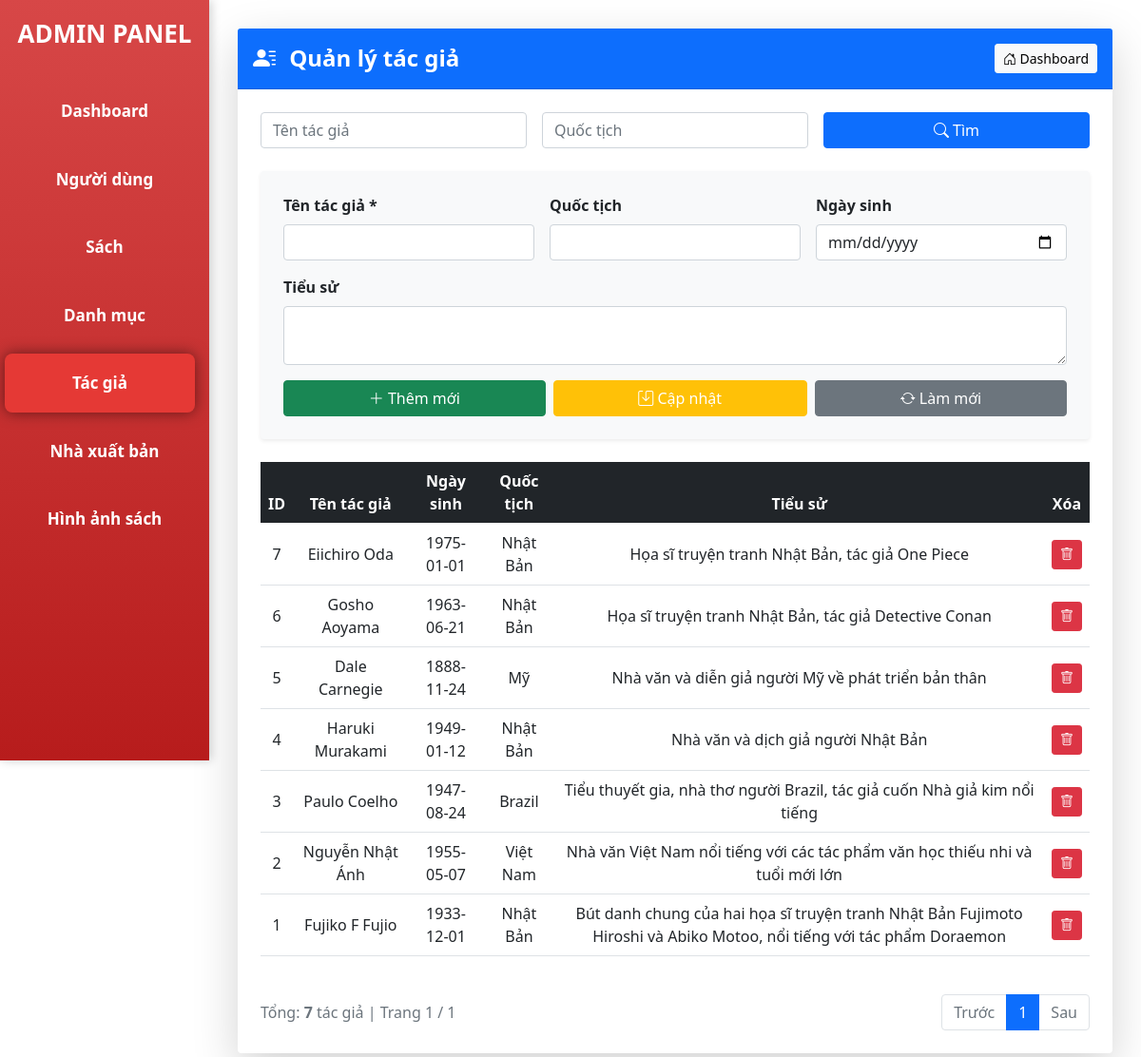
Before: /frontend/pages/Admin_MVC/index.php?page=author with the older database file.
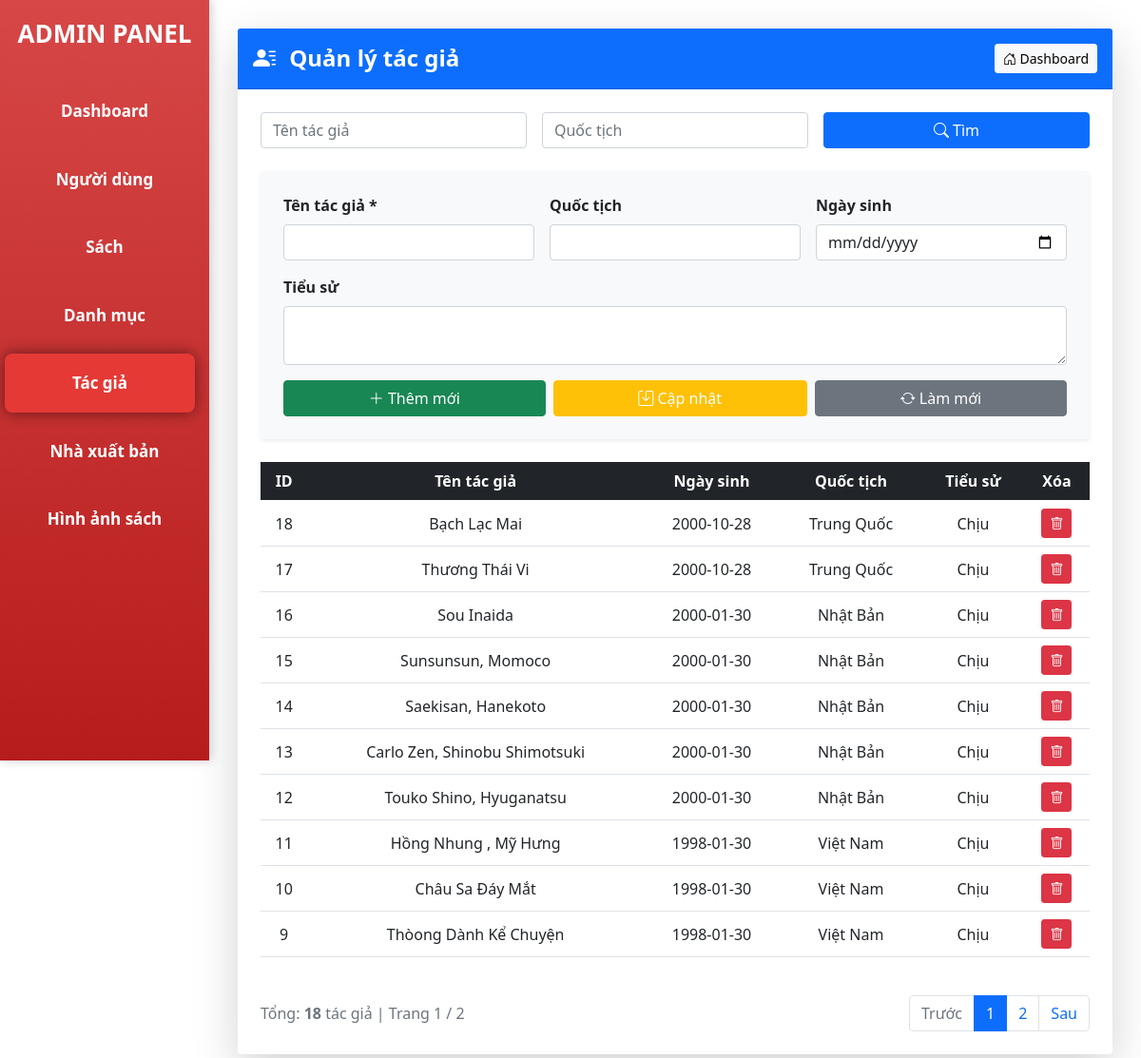
After: the same page with the newer database file.
### tables this page shows
CREATE TABLE `tac_gia` (
  `ma_tac_gia` int(11) NOT NULL,
  `ten_tac_gia` varchar(100) NOT NULL,
  `tieu_su` text DEFAULT NULL,
  `ngay_sinh` date DEFAULT NULL,
  `quoc_tich` varchar(50) DEFAULT NULL
);

### frontend/pages/Admin_MVC/controllers/AuthorController.php (called while the page is built, shortened)
<?php
require_once "models/Author.php";
class AuthorController
{
    private $model;
    public function __construct($db)
    {
        $this->model = new Author($db);
    }
    public function index()
    {
        $page_current = isset($_GET['p']) ? max(1, (int)$_GET['p']) : 1;
        $per_page = 10;
        $offset = ($page_current - 1) * $per_page;
        $search_ten = $_GET['search_ten'] ?? '';
        $search_quoc_tich = $_GET['search_quoc_tich'] ?? '';
        $total = $this->model->getTotalAuthors($search_ten, $search_quoc_tich);
        $total_pages_view = ceil($total / $per_page);
        $authors = $this->model->getAuthors($per_page, $offset, $search_ten, $search_quoc_tich);
        $search_ten = $_GET['search_ten'] ?? '';
        $search_quoc_tich = $_GET['search_quoc_tich'] ?? '';
        $total = $this->model->getTotalAuthors($search_ten, $search_quoc_tich);
        $authors = $this->model->getAuthors($per_page, $offset, $search_ten, $search_quoc_tich);
        include "views/author/index.php";
        include "views/layout/main.php";
    }
}

### frontend/pages/Admin_MVC/index.php (called while the page is built, shortened)
<?php
require_once "them/connect.php";
$action = $_GET['action'] ?? 'index';
$controller = new $controllerName($conn);
$controller->$action();

### frontend/pages/Admin_MVC/models/Author.php (called while the page is built, shortened)
<?php
class Author
{
    private $conn;
    public function __construct($db)
    {
        $this->conn = $db;
    }
    public function getAuthors($limit, $offset, $ten = '', $quoc_tich = '')
    {
        $sql = "SELECT * FROM tac_gia WHERE 1=1";
        $params = [];
        $sql .= " ORDER BY ma_tac_gia DESC LIMIT :limit OFFSET :offset";
        $stmt = $this->conn->prepare($sql);
        $stmt->bindValue(':limit', $limit, PDO::PARAM_INT);
        $stmt->bindValue(':offset', $offset, PDO::PARAM_INT);
        $stmt->execute();
        return $stmt->fetchAll(PDO::FETCH_ASSOC);
    }
    public function getTotalAuthors($ten = '', $quoc_tich = '')
    {
        $sql = "SELECT COUNT(*) FROM tac_gia WHERE 1=1";
        $params = [];
        $stmt = $this->conn->prepare($sql);
        $stmt->execute();
        return $stmt->fetchColumn();
    }
}

### frontend/pages/Admin_MVC/views/author/index.php (the view, shortened to what the changed rows need)
<link rel="stylesheet" href="/bootstrap-5.0.2-dist/css/bootstrap.min.css">
<link rel="stylesheet" href="https://cdn.jsdelivr.net/npm/bootstrap-icons@1.11.3/font/bootstrap-icons.min.css">
<div class="card shadow-lg border-0">
    <div class="card-body p-4">
        <div class="table-responsive">
            <table class="table table-hover align-middle text-center">
                <thead class="table-dark">
                    <tr>
                        <th>ID</th>
                        <th>Tên tác giả</th>
                        <th>Ngày sinh</th>
                        <th>Quốc tịch</th>
                        <th>Tiểu sử</th>
                        <th>Xóa</th>
                    </tr>
                </thead>
                <tbody>
                    <?php foreach ($authors as $a): ?>
                        <tr class="row-select" data-id="<?= $a['ma_tac_gia'] ?>"
                            data-ten="<?= htmlspecialchars($a['ten_tac_gia']) ?>"
                            data-ngaysinh="<?= $a['ngay_sinh'] ?>"
                            data-quoctich="<?= htmlspecialchars($a['quoc_tich']) ?>"
                            data-tieusu="<?= htmlspecialchars($a['tieu_su']) ?>"
                            style="cursor:pointer">
                            <td><?= $a['ma_tac_gia'] ?></td>
                            <td><?= htmlspecialchars($a['ten_tac_gia']) ?></td>
                            <td><?= $a['ngay_sinh'] ?: '-' ?></td>
                            <td><?= htmlspecialchars($a['quoc_tich'] ?: '-') ?></td>
                            <td><?= htmlspecialchars($a['tieu_su'] ?: '-') ?></td>
                            <td>
                                <button class="btn btn-danger btn-sm" onclick="event.stopPropagation(); confirmDelete(<?= $a['ma_tac_gia'] ?>)">
                                    <i class="bi bi-trash"></i>
                                </button>
                            </td>
                        </tr>
                    <?php endforeach; ?>
                </tbody>
            </table>
        </div>
        <div class="d-flex justify-content-between align-items-center mt-4">
            <div class="text-muted">
                Tổng: <strong><?= $total ?></strong> tác giả | Trang <?= $page_current ?> / <?= $total_pages_view ?>
            </div>
            <nav>
                <ul class="pagination mb-0">
                    <?php for ($i = 1; $i <= $total_pages_view; $i++): ?>
                        <li class="page-item <?= $i == $page_current ? 'active' : '' ?>">
                            <a class="page-link" href="?page=author&p=<?= $i ?>"><?= $i ?></a>
                        </li>
                    <?php endfor; ?>
                    <li class="page-item <?= $page_current >= $total_pages_view ? 'disabled' : '' ?>">
                        <a class="page-link" href="?page=author&p=<?= $page_current + 1 ?>">Sau</a>
                    </li>
                </ul>
            </nav>
        </div>
    </div>
</div>

Changed rows visible on the page:
no longer on this page (row unchanged): tac_gia: ma_tac_gia "7", ten_tac_gia "Eiichiro Oda", ngay_sinh "1975-01-01", quoc_tich "Nhật Bản", tieu_su "Họa sĩ truyện tranh Nhật Bản, tác giả One Piece"
no longer on this page (row unchanged): tac_gia: ma_tac_gia "6", ten_tac_gia "Gosho Aoyama", ngay_sinh "1963-06-21", quoc_tich "Nhật Bản", tieu_su "Họa sĩ truyện tranh Nhật Bản, tác giả Detective Conan"
no longer on this page (row unchanged): tac_gia: ma_tac_gia "5", ten_tac_gia "Dale Carnegie", ngay_sinh "1888-11-24", quoc_tich "Mỹ", tieu_su "Nhà văn và diễn giả người Mỹ về phát triển bản thân"
no longer on this page (row unchanged): tac_gia: ma_tac_gia "4", ten_tac_gia "Haruki Murakami", ngay_sinh "1949-01-12", quoc_tich "Nhật Bản", tieu_su "Nhà văn và dịch giả người Nhật Bản"
no longer on this page (row unchanged): tac_gia: ma_tac_gia "3", ten_tac_gia "Paulo Coelho", ngay_sinh "1947-08-24", quoc_tich "Brazil", tieu_su "Tiểu thuyết gia, nhà thơ người Brazil, tác giả cuốn Nhà giả kim nổi tiếng"
no longer on this page (row unchanged): tac_gia: ma_tac_gia "2", ten_tac_gia "Nguyễn Nhật Ánh", ngay_sinh "1955-05-07", quoc_tich "Việt Nam", tieu_su "Nhà văn Việt Nam nổi tiếng với các tác phẩm văn học thiếu nhi và tuổi mới lớn"
no longer on this page (row unchanged): tac_gia: ma_tac_gia "1", ten_tac_gia "Fujiko F Fujio", ngay_sinh "1933-12-01", quoc_tich "Nhật Bản", tieu_su "Bút danh chung của hai họa sĩ truyện tranh Nhật Bản Fujimoto Hiroshi và Abiko Motoo, nổi tiếng với tác phẩm Doraemon"
added tac_gia: ma_tac_gia "18", ten_tac_gia "Bạch Lạc Mai", ngay_sinh "2000-10-28", quoc_tich "Trung Quốc", tieu_su "Chịu"
added tac_gia: ma_tac_gia "17", ten_tac_gia "Thương Thái Vi", ngay_sinh "2000-10-28", quoc_tich "Trung Quốc", tieu_su "Chịu"
added tac_gia: ma_tac_gia "16", ten_tac_gia "Sou Inaida", ngay_sinh "2000-01-30", quoc_tich "Nhật Bản", tieu_su "Chịu"
added tac_gia: ma_tac_gia "15", ten_tac_gia "Sunsunsun, Momoco", ngay_sinh "2000-01-30", quoc_tich "Nhật Bản", tieu_su "Chịu"
added tac_gia: ma_tac_gia "14", ten_tac_gia "Saekisan, Hanekoto", ngay_sinh "2000-01-30", quoc_tich "Nhật Bản", tieu_su "Chịu"
added tac_gia: ma_tac_gia "13", ten_tac_gia "Carlo Zen, Shinobu Shimotsuki", ngay_sinh "2000-01-30", quoc_tich "Nhật Bản", tieu_su "Chịu"
added tac_gia: ma_tac_gia "12", ten_tac_gia "Touko Shino, Hyuganatsu", ngay_sinh "2000-01-30", quoc_tich "Nhật Bản", tieu_su "Chịu"
added tac_gia: ma_tac_gia "11", ten_tac_gia "Hồng Nhung , Mỹ Hưng", ngay_sinh "1998-01-30", quoc_tich "Việt Nam", tieu_su "Chịu"
added tac_gia: ma_tac_gia "10", ten_tac_gia "Châu Sa Đáy Mắt", ngay_sinh "1998-01-30", quoc_tich "Việt Nam", tieu_su "Chịu"
added tac_gia: ma_tac_gia "9", ten_tac_gia "Thòong Dành Kể Chuyện", ngay_sinh "1998-01-30", quoc_tich "Việt Nam", tieu_su "Chịu"
Other visible differences:
$total: "7" → "18"
$total_pages_view: "1" → "2"
new list line: "2"
